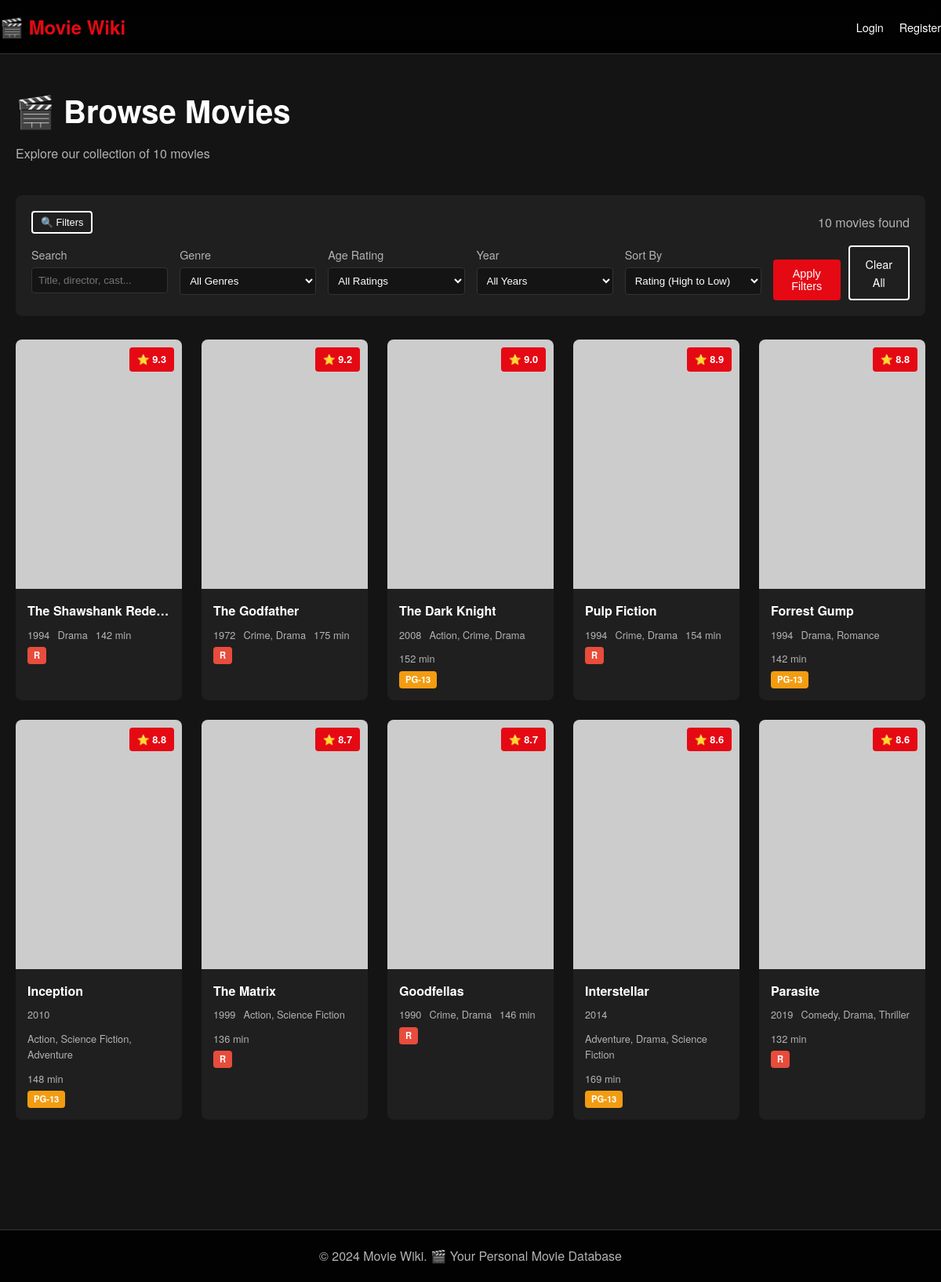
Screenshot of /browse with the database file from the repository.
### tables this page shows
CREATE TABLE movies (
            id INTEGER PRIMARY KEY AUTOINCREMENT,
            title TEXT NOT NULL,
            description TEXT,
            director TEXT,
            cast TEXT,
            release_date DATE,
            runtime INTEGER,
            genre TEXT,
            age_rating TEXT,
            rating REAL DEFAULT 0,
            poster_url TEXT,
            trailer_url TEXT,
            language TEXT,
            subtitle TEXT,
            created_at TIMESTAMP DEFAULT CURRENT_TIMESTAMP
        );

### app.py (the view)
@app.route('/browse')
def browse():
    conn = get_db()
    search = request.args.get('search', '')
    genre = request.args.get('genre', '')
    age_rating = request.args.get('age_rating', '')
    year = request.args.get('year', '')
    sort = request.args.get('sort', 'rating')
    page = int(request.args.get('page', 1))
    per_page = 12
    query = "SELECT * FROM movies WHERE 1=1"
    params = []
    if search:
        query += " AND (title LIKE ? OR description LIKE ? OR director LIKE ? OR cast LIKE ?)"
        params.extend([f'%{search}%', f'%{search}%', f'%{search}%', f'%{search}%'])
    if genre:
        query += " AND genre = ?"
        params.append(genre)
    if age_rating:
        query += " AND age_rating = ?"
        params.append(age_rating)
    if year:
        query += " AND strftime('%Y', release_date) = ?"
        params.append(year)
    count_query = query.replace("SELECT *", "SELECT COUNT(*)")
    total_items = conn.execute(count_query, params).fetchone()[0]
    if sort == 'rating':
        query += " ORDER BY rating DESC"
    elif sort == 'year':
        query += " ORDER BY release_date DESC"
    elif sort == 'title':
        query += " ORDER BY title ASC"
    elif sort == 'runtime':
        query += " ORDER BY runtime ASC"
    query += " LIMIT ? OFFSET ?"
    params.extend([per_page, (page - 1) * per_page])
    movies = conn.execute(query, params).fetchall()
    all_genres = conn.execute("SELECT DISTINCT genre FROM movies ORDER BY genre").fetchall()
    all_age_ratings = conn.execute("SELECT DISTINCT age_rating FROM movies ORDER BY age_rating").fetchall()
    all_years = conn.execute("SELECT DISTINCT strftime('%Y', release_date) as year FROM movies ORDER BY year DESC").fetchall()
    total_pages = (total_items + per_page - 1) // per_page
    conn.close()
    return render_template("browse.html",
                         config=WIKI_CONFIG,
                         movies=movies,
                         all_genres=all_genres,
                         all_age_ratings=all_age_ratings,
                         all_years=all_years,
                         page=page,
                         total_pages=total_pages,
                         total_items=total_items,
                         search=search,
                         current_genre=genre,
                         current_age_rating=age_rating,
                         current_year=year,
                         current_sort=sort)

### app.py (called while the page is built)
def get_db():
    conn = sqlite3.connect("database.db")
    conn.row_factory = sqlite3.Row
    return conn

### templates/browse.html (shortened to what this page needs)
{% extends "base.html" %}
{% block content %}
<div class="page-header">
    <h1>🎬 Browse Movies</h1>
    {% if search %}
    <p>Search results for "{{ search }}"</p>
    {% else %}
    <p>Explore our collection of {{ total_items }} movies</p>
    {% endif %}
</div>
<div class="filters-section">
    <div class="filters-header">
        <button class="btn btn-outline btn-sm" onclick="toggleFilters()">
            🔍 Filters
        </button>
        <div class="results-count">{{ total_items }} movies found</div>
    </div>
    <div class="filters-container" id="filtersContainer">
        <form method="GET" action="/browse" class="filters-form">
            <div class="filter-group">
                <label>Search</label>
                <input type="text" name="search" value="{{ search }}"
                       placeholder="Title, director, cast...">
            </div>
            <div class="filter-group">
                <label>Genre</label>
                <select name="genre">
                    <option value="">All Genres</option>
                </select>
            </div>
            <div class="filter-group">
                <label>Age Rating</label>
                <select name="age_rating">
                    <option value="">All Ratings</option>
                </select>
            </div>
            <div class="filter-group">
                <label>Year</label>
                <select name="year">
                    <option value="">All Years</option>
                </select>
            </div>
            <div class="filter-group">
                <label>Sort By</label>
                <select name="sort">
                    <option value="rating" {% if current_sort == 'rating' %}selected{% endif %}>
                        Rating (High to Low)
                    </option>
                </select>
            </div>
            <div class="filter-actions">
                <button type="submit" class="btn btn-primary">Apply Filters</button>
                <a href="/browse" class="btn btn-outline">Clear All</a>
            </div>
        </form>
    </div>
</div>
<div class="movies-grid">
    {% for movie in movies %}
    <div class="movie-card">
        <div class="movie-poster">
            {% if movie.poster_url %}
            <img src="{{ movie.poster_url }}" alt="{{ movie.title }}"
                 onerror="this.src='https://via.placeholder.com/300x450?text=No+Poster'">
            {% else %}
            <div class="placeholder-poster">{{ config.emoji }}</div>
            {% endif %}
            <div class="movie-rating-badge">⭐ {{ movie.rating }}</div>
        </div>
        <div class="movie-info">
            <h3 class="movie-title">{{ movie.title }}</h3>
            <div class="movie-meta">
                <span class="movie-year">{{ movie.release_date[:4] }}</span>
                <span class="movie-genre">{{ movie.genre }}</span>
                <span class="movie-runtime">{{ movie.runtime }} min</span>
            </div>
            <div class="movie-age-rating rating-{{ movie.age_rating|lower|replace('-', '') }}">
                {{ movie.age_rating }}
            </div>
        </div>
    </div>
    {% endfor %}
</div>
{% endblock %}

### static/css/style.css (style rules this page uses)
:root { --primary-color: #e50914; --primary-hover: #b20710; --bg-color: #141414; --bg-secondary: #1f1f1f; --text-color: #ffffff; --text-secondary: #b3b3b3; --border-color: #333; --success-color: #2ecc71; --error-color: #e74c3c; --warning-color: #f39c12; --info-color: #3498db; }
* { margin: 0; padding: 0; box-sizing: border-box; }
body { font-family: 'Helvetica Neue', Arial, sans-serif; background-color: var(--bg-color); color: var(--text-color); line-height: 1.6; min-height: 100vh; display: flex; flex-direction: column; }
.btn { padding: 10px 20px; border: none; border-radius: 4px; cursor: pointer; font-size: 0.9rem; text-decoration: none; display: inline-block; transition: all 0.3s; text-align: center; }
.btn-primary { background-color: var(--primary-color); color: white; }
.btn-outline { background-color: transparent; color: white; border: 2px solid white; }
.btn-sm { padding: 5px 10px; font-size: 0.8rem; }
.movies-grid { display: grid; grid-template-columns: repeat(auto-fill, minmax(200px, 1fr)); gap: 25px; margin-bottom: 40px; }
.movie-card { background-color: var(--bg-secondary); border-radius: 8px; overflow: hidden; transition: transform 0.3s, box-shadow 0.3s; }
.movie-poster { position: relative; width: 100%; padding-top: 150%; overflow: hidden; }
.movie-poster img { position: absolute; top: 0; left: 0; width: 100%; height: 100%; object-fit: cover; }
.movie-info { padding: 15px; }
.movie-title { font-size: 1rem; margin-bottom: 8px; overflow: hidden; text-overflow: ellipsis; white-space: nowrap; }
.movie-meta { display: flex; gap: 10px; font-size: 0.8rem; color: var(--text-secondary); flex-wrap: wrap; }
.movie-rating-badge { position: absolute; top: 10px; right: 10px; background-color: var(--primary-color); color: white; padding: 5px 10px; border-radius: 4px; font-size: 0.8rem; font-weight: bold; }
.movie-age-rating { display: inline-block; padding: 2px 8px; border-radius: 4px; font-size: 0.7rem; font-weight: bold; margin-top: 5px; }
.rating-pg13 { background-color: #f39c12; }
.rating-r { background-color: #e74c3c; }
.page-header { margin-bottom: 40px; }
.page-header h1 { font-size: 2.5rem; margin-bottom: 10px; }
.page-header p { color: var(--text-secondary); }
.filters-section { background-color: var(--bg-secondary); padding: 20px; border-radius: 8px; margin-bottom: 30px; }
.filters-header { display: flex; justify-content: space-between; align-items: center; margin-bottom: 15px; }
.results-count { color: var(--text-secondary); }
.filters-container { display: block; }
.filters-form { display: grid; grid-template-columns: repeat(auto-fit, minmax(150px, 1fr)); gap: 15px; }
.filter-group { display: flex; flex-direction: column; }
.filter-group label { margin-bottom: 5px; font-size: 0.9rem; color: var(--text-secondary); }
.filter-group input, .filter-group select { padding: 8px; border: 1px solid var(--border-color); border-radius: 4px; background-color: var(--bg-color); color: var(--text-color); }
.filter-actions { display: flex; gap: 10px; align-items: flex-end; }

### rows the page displays
movies: rating "9.3", title "The Shawshank Rede…", release_date "1994", genre "Drama", runtime "142", age_rating "R"
movies: rating "9.2", title "The Godfather", release_date "1972", genre "Crime, Drama", runtime "175", age_rating "R"
movies: rating "9.0", title "The Dark Knight", release_date "2008", genre "Action, Crime, Drama", runtime "152", age_rating "PG-13"
movies: rating "8.9", title "Pulp Fiction", release_date "1994", genre "Crime, Drama", runtime "154", age_rating "R"
movies: rating "8.8", title "Forrest Gump", release_date "1994", genre "Drama, Romance", runtime "142", age_rating "PG-13"
movies: rating "8.8", title "Inception", release_date "2010", genre "Action, Science Fiction, Adventure", runtime "148", age_rating "PG-13"
movies: rating "8.7", title "The Matrix", release_date "1999", genre "Action, Science Fiction", runtime "136", age_rating "R"
movies: rating "8.7", title "Goodfellas", release_date "1990", genre "Crime, Drama", runtime "146", age_rating "R"
movies: rating "8.6", title "Interstellar", release_date "2014", genre "Adventure, Drama, Science Fiction", runtime "169", age_rating "PG-13"
movies: rating "8.6", title "Parasite", release_date "2019", genre "Comedy, Drama, Thriller", runtime "132", age_rating "R"

### other values shown
{{ config.emoji }} "🎬"
{{ config.name }} "Movie Wiki"
{{ total_items }} "10"
